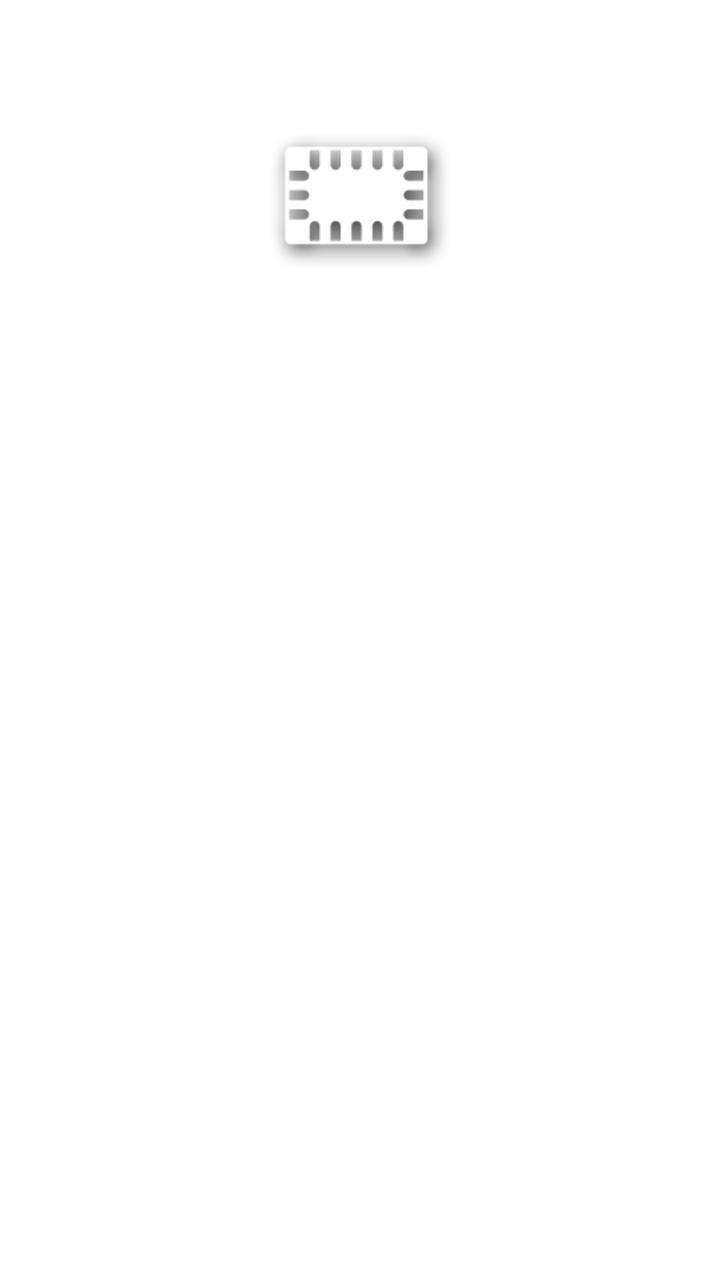
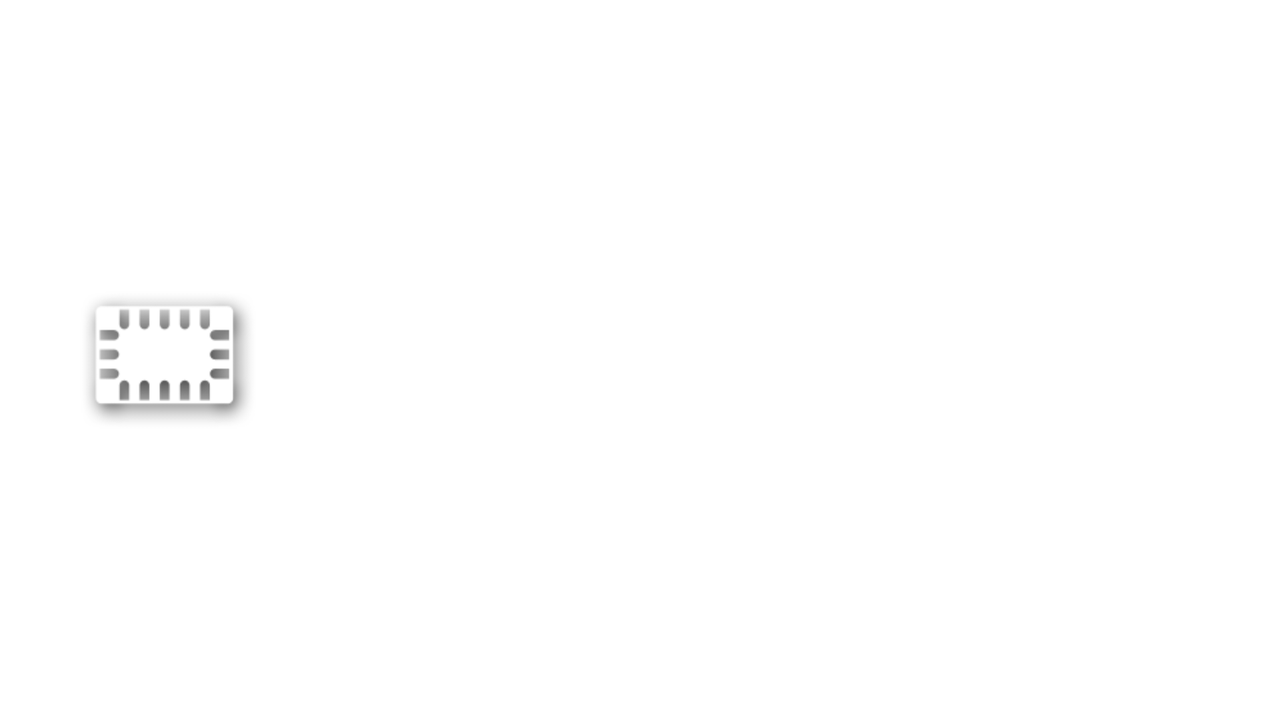

Compare how this app lays out the same screen by default and in its alternative resource folder. The renders come first, then the two layout files and the values they reference.
<!-- AndroidManifest.xml: fallback theme Theme.MaterialComponents.DayNight.NoActionBar -->
<!-- res/layout/speed_acc.xml -->
<?xml version="1.0" encoding="utf-8"?>
<RelativeLayout xmlns:android="http://schemas.android.com/apk/res/android"
    android:layout_width="fill_parent"
    android:layout_height="fill_parent"
    android:background="@drawable/item_background" >

        <LinearLayout
            android:layout_width="fill_parent"
            android:layout_height="wrap_content"
            android:layout_gravity="center_horizontal"
            android:layout_marginBottom="12.0dip"
            android:layout_marginLeft="60dip"
            android:layout_marginRight="60dip"
            android:layout_marginTop="6.0dip"
            android:orientation="vertical" >
            
            <ImageView
                android:layout_width="wrap_content"
                android:layout_height="wrap_content"
                android:layout_marginTop="60dip"
                android:layout_marginBottom="70dip"
                android:layout_gravity="center"
                android:background="@drawable/speed_sensor" 
            />

           <ScrollView
                android:id="@id/main_scrollview"
                android:layout_width="fill_parent"
                android:layout_height="fill_parent"
                android:layout_marginBottom="48.0dip"
	            android:layout_marginLeft="60dip"
	            android:layout_marginRight="60dip"
                android:layout_marginTop="6.0dip">

                <LinearLayout
                    android:layout_width="fill_parent"
                    android:layout_height="fill_parent"
                    android:orientation="vertical" >

                    <LinearLayout
                        android:layout_width="fill_parent"
                        android:layout_height="wrap_content"
                        android:orientation="horizontal" >

                        <TextView
                            android:layout_width="wrap_content"
                            android:layout_height="fill_parent"
                            android:gravity="left"
                            android:text="@string/speed_acc_x"
                            android:textColor="#ffffffff" />

                        <TextView
                            android:id="@id/speed_acc_x"
                            android:layout_width="fill_parent"
                            android:layout_height="fill_parent"
                            android:layout_marginRight="12.0dip"
                            android:gravity="right"
                            android:textColor="#3dbef9" />
                    </LinearLayout>

                    <LinearLayout
                        android:layout_width="fill_parent"
                        android:layout_height="wrap_content"
                        android:orientation="horizontal" >

                        <TextView
                            android:layout_width="wrap_content"
                            android:layout_height="fill_parent"
                            android:gravity="left"
                            android:text="@string/speed_acc_y"
                            android:textColor="#ffffffff" />

                        <TextView
                            android:id="@id/speed_acc_y"
                            android:layout_width="fill_parent"
                            android:layout_height="fill_parent"
                            android:layout_marginRight="12.0dip"
                            android:gravity="right"
                            android:textColor="#3dbef9" />
                    </LinearLayout>

                    <LinearLayout
                        android:layout_width="fill_parent"
                        android:layout_height="wrap_content"
                        android:orientation="horizontal" >

                        <TextView
                            android:layout_width="wrap_content"
                            android:layout_height="fill_parent"
                            android:gravity="left"
                            android:text="@string/speed_acc_z"
                            android:textColor="#ffffffff" />

                        <TextView
                            android:id="@id/speed_acc_z"
                            android:layout_width="fill_parent"
                            android:layout_height="fill_parent"
                            android:layout_marginRight="12.0dip"
                            android:gravity="right"
                            android:textColor="#3dbef9" />
                    </LinearLayout>
                
                    <LinearLayout
                        android:layout_width="fill_parent"
                        android:layout_height="wrap_content"
                        android:orientation="horizontal" >

                        <TextView
                            android:layout_width="wrap_content"
                            android:layout_height="fill_parent"
                            android:gravity="left"
                            android:text="@string/speed_acc_name"
                            android:textColor="#ffffffff" />

                        <TextView
                            android:id="@id/speed_acc_name"
                            android:layout_width="fill_parent"
                            android:layout_height="fill_parent"
                            android:layout_marginRight="12.0dip"
                            android:gravity="right"
                            android:textColor="#3dbef9" />
                    </LinearLayout>

                    <LinearLayout
                        android:layout_width="fill_parent"
                        android:layout_height="wrap_content"
                        android:orientation="horizontal" >

                        <TextView
                            android:layout_width="wrap_content"
                            android:layout_height="fill_parent"
                            android:gravity="left"
                            android:text="@string/speed_acc_company"
                            android:textColor="#ffffffff" />

                        <TextView
                            android:id="@id/speed_acc_company"
                            android:layout_width="fill_parent"
                            android:layout_height="fill_parent"
                            android:layout_marginRight="12.0dip"
                            android:gravity="right"
                            android:textColor="#3dbef9" />
                    </LinearLayout>

                    <LinearLayout
                        android:layout_width="fill_parent"
                        android:layout_height="wrap_content"
                        android:orientation="horizontal" >

                        <TextView
                            android:layout_width="wrap_content"
                            android:layout_height="fill_parent"
                            android:gravity="left"
                            android:text="@string/speed_acc_sample_rate"
                            android:textColor="#ffffffff" />

                        <TextView
                            android:id="@id/speed_acc_sample_rate"
                            android:layout_width="fill_parent"
                            android:layout_height="fill_parent"
                            android:layout_marginRight="12.0dip"
                            android:gravity="right"
                            android:textColor="#3dbef9" />
                    </LinearLayout>

                    <LinearLayout
                        android:layout_width="fill_parent"
                        android:layout_height="wrap_content"
                        android:orientation="horizontal" >

                        <TextView
                            android:layout_width="wrap_content"
                            android:layout_height="fill_parent"
                            android:gravity="left"
                            android:text="@string/speed_acc_version"
                            android:textColor="#ffffffff" />

                        <TextView
                            android:id="@id/speed_acc_version"
                            android:layout_width="fill_parent"
                            android:layout_height="fill_parent"
                            android:layout_marginRight="12.0dip"
                            android:gravity="right"
                            android:textColor="#3dbef9" />
                    </LinearLayout>

                    <LinearLayout
                        android:layout_width="fill_parent"
                        android:layout_height="wrap_content"
                        android:orientation="horizontal" >

                        <TextView
                            android:layout_width="wrap_content"
                            android:layout_height="fill_parent"
                            android:gravity="left"
                            android:text="@string/speed_acc_power"
                            android:textColor="#ffffffff" />

                        <TextView
                            android:id="@id/speed_acc_power"
                            android:layout_width="fill_parent"
                            android:layout_height="fill_parent"
                            android:layout_marginRight="12.0dip"
                            android:gravity="right"
                            android:textColor="#3dbef9" />
                    </LinearLayout>

                    <LinearLayout
                        android:layout_width="fill_parent"
                        android:layout_height="wrap_content"
                        android:orientation="horizontal" >

                        <TextView
                            android:layout_width="wrap_content"
                            android:layout_height="fill_parent"
                            android:gravity="left"
                            android:text="@string/speed_acc_max_range"
                            android:textColor="#ffffffff" />

                        <TextView
                            android:id="@id/speed_acc_max_range"
                            android:layout_width="fill_parent"
                            android:layout_height="fill_parent"
                            android:layout_marginRight="12.0dip"
                            android:gravity="right"
                            android:textColor="#3dbef9" />
                    </LinearLayout>

                    <LinearLayout
                        android:layout_width="fill_parent"
                        android:layout_height="wrap_content"
                        android:orientation="horizontal" >

                        <TextView
                            android:layout_width="wrap_content"
                            android:layout_height="fill_parent"
                            android:gravity="left"
                            android:text="@string/speed_acc_resolution"
                            android:textColor="#ffffffff" />

                        <TextView
                            android:id="@id/speed_acc_resolution"
                            android:layout_width="fill_parent"
                            android:layout_height="fill_parent"
                            android:layout_marginRight="12.0dip"
                            android:gravity="right"
                            android:textColor="#3dbef9" />
                    </LinearLayout>
                </LinearLayout>
            </ScrollView> 
        </LinearLayout>
</RelativeLayout>
<!-- resources referenced by this layout -->
<resources>
  <!-- drawable item_background: jpg bitmap (drawable-xlarge-mdpi, 146190 bytes) -->
  <!-- drawable speed_sensor: png bitmap (drawable-normal-hdpi, 8147 bytes) -->
  <string name="speed_acc_company">厂商:</string>
  <string name="speed_acc_max_range">最大范围:</string>
  <string name="speed_acc_name">名称:</string>
  <string name="speed_acc_power">功率:</string>
  <string name="speed_acc_resolution">分辨率:</string>
  <string name="speed_acc_sample_rate">采样率:</string>
  <string name="speed_acc_version">版本:</string>
  <string name="speed_acc_x">加速方向X:</string>
  <string name="speed_acc_y">加速方向Y:</string>
  <string name="speed_acc_z">加速方向Z:</string>
</resources>
<!-- res/layout-land/speed_acc.xml (the repository's variant of the layout above) -->
<!-- drawn on the phone turned sideways -->
<?xml version="1.0" encoding="utf-8"?>
<LinearLayout xmlns:android="http://schemas.android.com/apk/res/android"
    android:layout_width="fill_parent"
    android:layout_height="fill_parent"
    android:orientation="horizontal"
    android:background="@drawable/item_background_land" >

       <LinearLayout
            android:layout_width="fill_parent"
            android:layout_height="fill_parent"
            android:layout_gravity="center"
            android:gravity="center"
            android:layout_weight="4"
            android:layout_marginLeft="40dip"
            android:background="#00000000"
            android:orientation="vertical" >
            
            <ImageView
                   android:layout_width="wrap_content"
                   android:layout_height="wrap_content"
                   android:background="@drawable/speed_sensor" 
            />
		</LinearLayout>
           <ScrollView
                android:id="@id/main_scrollview"
                android:layout_width="fill_parent"
                android:layout_height="fill_parent"
                android:layout_weight="1"
                android:layout_marginBottom="20dip"
                android:layout_marginLeft="150dip"
                android:layout_marginRight="150dip"
                android:layout_marginTop="20dip" >

                <LinearLayout
                    android:layout_width="fill_parent"
                    android:layout_height="fill_parent"
                    android:layout_gravity="center"
                    android:orientation="vertical" >

                    <LinearLayout
                        android:layout_width="fill_parent"
                        android:layout_height="wrap_content"
                        android:orientation="horizontal" >

                        <TextView
                            android:layout_width="wrap_content"
                            android:layout_height="fill_parent"
                            android:gravity="left"
                            android:text="@string/speed_acc_x"
                            android:textColor="#ffffffff" />

                        <TextView
                            android:id="@id/speed_acc_x"
                            android:layout_width="fill_parent"
                            android:layout_height="fill_parent"
                            android:layout_marginRight="12.0dip"
                            android:gravity="right"
                            android:textColor="#3dbef9" />
                    </LinearLayout>

                    <LinearLayout
                        android:layout_width="fill_parent"
                        android:layout_height="wrap_content"
                        android:orientation="horizontal" >

                        <TextView
                            android:layout_width="wrap_content"
                            android:layout_height="fill_parent"
                            android:gravity="left"
                            android:text="@string/speed_acc_y"
                            android:textColor="#ffffffff" />

                        <TextView
                            android:id="@id/speed_acc_y"
                            android:layout_width="fill_parent"
                            android:layout_height="fill_parent"
                            android:layout_marginRight="12.0dip"
                            android:gravity="right"
                            android:textColor="#3dbef9" />
                    </LinearLayout>

                    <LinearLayout
                        android:layout_width="fill_parent"
                        android:layout_height="wrap_content"
                        android:orientation="horizontal" >

                        <TextView
                            android:layout_width="wrap_content"
                            android:layout_height="fill_parent"
                            android:gravity="left"
                            android:text="@string/speed_acc_z"
                            android:textColor="#ffffffff" />

                        <TextView
                            android:id="@id/speed_acc_z"
                            android:layout_width="fill_parent"
                            android:layout_height="fill_parent"
                            android:layout_marginRight="12.0dip"
                            android:gravity="right"
                            android:textColor="#3dbef9" />
                    </LinearLayout>
                
                    <LinearLayout
                        android:layout_width="fill_parent"
                        android:layout_height="wrap_content"
                        android:orientation="horizontal" >

                        <TextView
                            android:layout_width="wrap_content"
                            android:layout_height="fill_parent"
                            android:gravity="left"
                            android:text="@string/speed_acc_name"
                            android:textColor="#ffffffff" />

                        <TextView
                            android:id="@id/speed_acc_name"
                            android:layout_width="fill_parent"
                            android:layout_height="fill_parent"
                            android:layout_marginRight="12.0dip"
                            android:gravity="right"
                            android:textColor="#3dbef9" />
                    </LinearLayout>

                    <LinearLayout
                        android:layout_width="fill_parent"
                        android:layout_height="wrap_content"
                        android:orientation="horizontal" >

                        <TextView
                            android:layout_width="wrap_content"
                            android:layout_height="fill_parent"
                            android:gravity="left"
                            android:text="@string/speed_acc_company"
                            android:textColor="#ffffffff" />

                        <TextView
                            android:id="@id/speed_acc_company"
                            android:layout_width="fill_parent"
                            android:layout_height="fill_parent"
                            android:layout_marginRight="12.0dip"
                            android:gravity="right"
                            android:textColor="#3dbef9" />
                    </LinearLayout>

                    <LinearLayout
                        android:layout_width="fill_parent"
                        android:layout_height="wrap_content"
                        android:orientation="horizontal" >

                        <TextView
                            android:layout_width="wrap_content"
                            android:layout_height="fill_parent"
                            android:gravity="left"
                            android:text="@string/speed_acc_sample_rate"
                            android:textColor="#ffffffff" />

                        <TextView
                            android:id="@id/speed_acc_sample_rate"
                            android:layout_width="fill_parent"
                            android:layout_height="fill_parent"
                            android:layout_marginRight="12.0dip"
                            android:gravity="right"
                            android:textColor="#3dbef9" />
                    </LinearLayout>

                    <LinearLayout
                        android:layout_width="fill_parent"
                        android:layout_height="wrap_content"
                        android:orientation="horizontal" >

                        <TextView
                            android:layout_width="wrap_content"
                            android:layout_height="fill_parent"
                            android:gravity="left"
                            android:text="@string/speed_acc_version"
                            android:textColor="#ffffffff" />

                        <TextView
                            android:id="@id/speed_acc_version"
                            android:layout_width="fill_parent"
                            android:layout_height="fill_parent"
                            android:layout_marginRight="12.0dip"
                            android:gravity="right"
                            android:textColor="#3dbef9" />
                    </LinearLayout>

                    <LinearLayout
                        android:layout_width="fill_parent"
                        android:layout_height="wrap_content"
                        android:orientation="horizontal" >

                        <TextView
                            android:layout_width="wrap_content"
                            android:layout_height="fill_parent"
                            android:gravity="left"
                            android:text="@string/speed_acc_power"
                            android:textColor="#ffffffff" />

                        <TextView
                            android:id="@id/speed_acc_power"
                            android:layout_width="fill_parent"
                            android:layout_height="fill_parent"
                            android:layout_marginRight="12.0dip"
                            android:gravity="right"
                            android:textColor="#3dbef9" />
                    </LinearLayout>

                    <LinearLayout
                        android:layout_width="fill_parent"
                        android:layout_height="wrap_content"
                        android:orientation="horizontal" >

                        <TextView
                            android:layout_width="wrap_content"
                            android:layout_height="fill_parent"
                            android:gravity="left"
                            android:text="@string/speed_acc_max_range"
                            android:textColor="#ffffffff" />

                        <TextView
                            android:id="@id/speed_acc_max_range"
                            android:layout_width="fill_parent"
                            android:layout_height="fill_parent"
                            android:layout_marginRight="12.0dip"
                            android:gravity="right"
                            android:textColor="#3dbef9" />
                    </LinearLayout>

                    <LinearLayout
                        android:layout_width="fill_parent"
                        android:layout_height="wrap_content"
                        android:orientation="horizontal" >

                        <TextView
                            android:layout_width="wrap_content"
                            android:layout_height="fill_parent"
                            android:gravity="left"
                            android:text="@string/speed_acc_resolution"
                            android:textColor="#ffffffff" />

                        <TextView
                            android:id="@id/speed_acc_resolution"
                            android:layout_width="fill_parent"
                            android:layout_height="fill_parent"
                            android:layout_marginRight="12.0dip"
                            android:gravity="right"
                            android:textColor="#3dbef9" />
                    </LinearLayout>
                </LinearLayout>
            </ScrollView> 
</LinearLayout>
<!-- resources referenced by the variant -->
<!-- as the phone turned sideways resolves them -->
<resources>
  <!-- drawable item_background_land: jpg bitmap (drawable-xlarge-mdpi, 149879 bytes) -->
  <!-- drawable speed_sensor: png bitmap (drawable-normal-hdpi, 8147 bytes) -->
  <string name="speed_acc_company">厂商:</string>
  <string name="speed_acc_max_range">最大范围:</string>
  <string name="speed_acc_name">名称:</string>
  <string name="speed_acc_power">功率:</string>
  <string name="speed_acc_resolution">分辨率:</string>
  <string name="speed_acc_sample_rate">采样率:</string>
  <string name="speed_acc_version">版本:</string>
  <string name="speed_acc_x">加速方向X:</string>
  <string name="speed_acc_y">加速方向Y:</string>
  <string name="speed_acc_z">加速方向Z:</string>
</resources>
